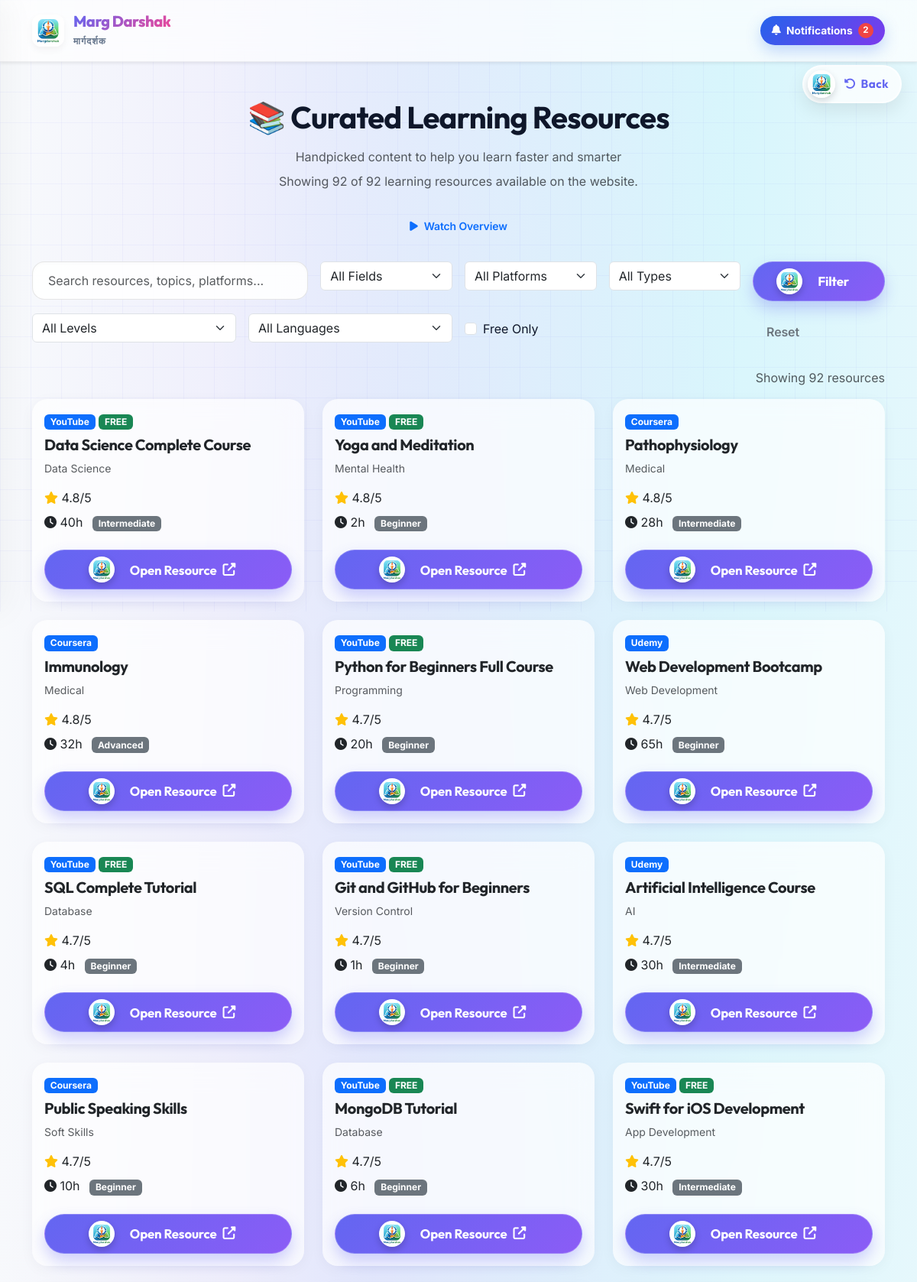
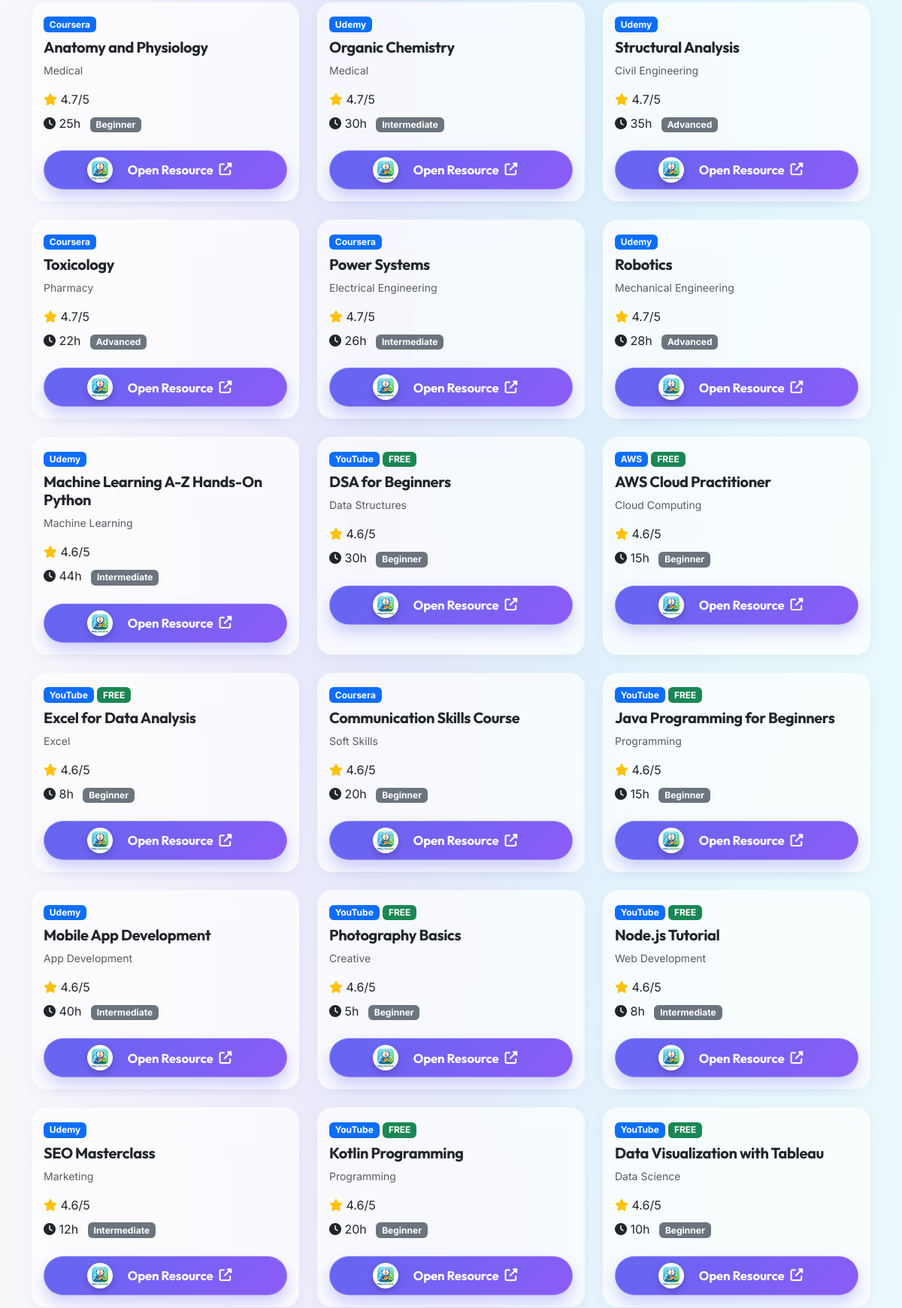
/skill (signed in, upper part), run on the app's committed database (2 pictures, top to bottom).
### tables this page shows
CREATE TABLE "learning_resources" (
"title" TEXT,
  "topic" TEXT,
  "platform" TEXT,
  "resource_type" TEXT,
  "url" TEXT,
  "difficulty" TEXT,
  "duration_hours" INTEGER,
  "quality_score" REAL,
  "language" TEXT,
  "is_free" INTEGER
);

### app.py (the view, shortened to what this page needs)
@app.route('/skill')
@login_required
def skill_home():
    try:
        conn = get_db_connection()
        count = conn.execute('SELECT COUNT(*) as count FROM learning_resources').fetchone()['count']
        total_resources = conn.execute('SELECT COUNT(*) as count FROM learning_resources').fetchone()['count']
        topics = conn.execute('SELECT DISTINCT topic FROM learning_resources ORDER BY topic').fetchall()
        platforms = conn.execute('SELECT DISTINCT platform FROM learning_resources ORDER BY platform').fetchall()
        languages = conn.execute('SELECT DISTINCT language FROM learning_resources ORDER BY language').fetchall()
        resource_types = conn.execute('SELECT DISTINCT resource_type FROM learning_resources ORDER BY resource_type').fetchall()
        resources = conn.execute('SELECT * FROM learning_resources ORDER BY quality_score DESC').fetchall()
        conn.close()
        topic_list = [row['topic'] for row in topics]
        platform_list = [row['platform'] for row in platforms]
        language_list = [row['language'] for row in languages]
        resource_type_list = [row['resource_type'] for row in resource_types]
        resource_list = [dict(row) for row in resources]
        return render_template('skill/browse.html',
                             topics=topic_list,
                             platforms=platform_list,
                             languages=language_list,
                             resource_types=resource_type_list,
                             resources=resource_list,
                             total_resources=total_resources,
                             selected_topic='all',
                             selected_difficulty='all',
                             selected_platform='all',
                             selected_language='all',
                             selected_resource_type='all',
                             free_only=False,
                             search='')
    except Exception as e:
        print(f"Skill home error: {e}")
        return f"<h2>Error: {e}</h2><a href='/'>Back to Home</a>", 500

### app.py (called while the page is built)
def login_required(f):
    @wraps(f)
    def decorated_function(*args, **kwargs):
        if not getattr(g, 'current_user', None):
            flash('Please log in to access this feature.', 'warning')
            return redirect(url_for('login'))
        return f(*args, **kwargs)
    return decorated_function

def get_db_connection():
    conn = sqlite3.connect(DB_PATH)
    conn.row_factory = sqlite3.Row
    return conn

@app.before_request
def load_current_user():
    user_id = session.get('user_id')
    if user_id:
        try:
            conn = get_db_connection()
            user = conn.execute('SELECT id, username, email FROM users WHERE id = ?', (user_id,)).fetchone()
            conn.close()
            if user:
                from flask import g
                g.current_user = dict(user)
            else:
                session.pop('user_id', None)
        except Exception:
            session.pop('user_id', None)

### templates/skill/browse.html (shortened to what this page needs)
{% extends 'base.html' %}
{% block content %}
<div class="container my-5">
  <h1 class="text-center mb-3">📚 Curated Learning Resources</h1>
<p class="text-center text-muted mb-2">Handpicked content to help you learn faster and smarter</p>
<p class="text-center text-muted mb-4">Showing {{ resources|length }} of {{ total_resources }} learning resources available on the website.</p>
<div class="text-center mb-4">
  <button class="btn btn-outline-primary btn-sm" onclick="toggleLearningVideo()">
    <i class="fas fa-play"></i> Watch Overview
  </button>
</div>
    <div class="row mb-4">
        <div class="col-md-12">
            <form action="/skill/browse" method="get" class="row g-3">
                <div class="col-md-4">
                    <input type="search" name="search" class="form-control" placeholder="Search resources, topics, platforms..." value="{{ search }}">
                </div>
                <div class="col-md-2">
                    <select name="topic" class="form-select">
                        <option value="all">All Fields</option>
                    </select>
                </div>
                <div class="col-md-2">
                    <select name="platform" class="form-select">
                        <option value="all">All Platforms</option>
                    </select>
                </div>
                <div class="col-md-2">
                    <select name="resource_type" class="form-select">
                        <option value="all">All Types</option>
                    </select>
                </div>
                <div class="col-md-2 d-grid">
                    <button type="submit" class="btn btn-primary">Filter</button>
                </div>
                <div class="col-md-3">
                    <select name="difficulty" class="form-select">
                        <option value="all">All Levels</option>
                    </select>
                </div>
                <div class="col-md-3">
                    <select name="language" class="form-select">
                        <option value="all">All Languages</option>
                    </select>
                </div>
                <div class="col-md-3">
                    <div class="form-check mt-2">
                        <input class="form-check-input" type="checkbox" name="free" value="true" id="freeOnly" {% if free_only %}checked{% endif %}>
                        <label class="form-check-label" for="freeOnly">Free Only</label>
                    </div>
                </div>
                <div class="col-md-3">
                    <a href="/skill/browse" class="btn btn-outline-secondary w-100">Reset</a>
                </div>
            </form>
        </div>
    </div>
    <div class="row mb-3">
        <div class="col text-end text-muted">
            Showing {{ resources|length }} resource{{ 's' if resources|length != 1 else '' }}
        </div>
    </div>
    <div class="row">
        {% if resources %}
            {% for resource in resources %}
            <div class="col-md-4 mb-4">
                <div class="card h-100 hover-card">
                    <div class="card-body">
                        <span class="badge bg-primary mb-2">{{ resource.platform }}</span>
                        {% if resource.is_free %}
                        <span class="badge bg-success mb-2">FREE</span>
                        {% endif %}
                        <h5 class="card-title">{{ resource.title }}</h5>
                        <p class="text-muted small">{{ resource.topic }}</p>
                        <div class="mb-2">
                            <i class="fas fa-star text-warning"></i> {{ resource.quality_score }}/5
                        </div>
                        <div class="mb-2">
                            <i class="fas fa-clock"></i> {{ resource.duration_hours }}h
                            <span class="badge bg-secondary ms-2">{{ resource.difficulty }}</span>
                        </div>
                        <a href="{{ resource.url }}" target="_blank" class="btn btn-primary w-100 mt-3">
                            Open Resource <i class="fas fa-external-link-alt"></i>
                        </a>
                    </div>
                </div>
            </div>
            {% endfor %}
        {% else %}
            <div class="col-12 text-center">
                <p class="lead">No resources found. Try different filters.</p>
            </div>
        {% endif %}
    </div>
</div>
{% endblock %}

### static/css/style.css (style rules this page uses)
:root { --brand-50: #f5f3ff; --brand-100: #ede9fe; --brand-500: #8b5cf6; --brand-600: #7c3aed; --brand-700: #6d28d9; --gradient-hero: linear-gradient(135deg, #fdfbfb 0%, #ebedee 100%); --gradient-hero-dark: linear-gradient(135deg, #0f172a 0%, #1e1b4b 100%); --gradient-primary: linear-gradient(135deg, #6366f1 0%, #ec4899 100%); --gradient-success: linear-gradient(135deg, #10b981 0%, #059669 100%); --gradient-warning: linear-gradient(135deg, #f59e0b 0%, #d97706 100%); --gradient-danger: linear-gradient(135deg, #ef4444 0%, #b91c1c 100%); --bg-page: #f8fafc; --bg-surface: rgba(255, 255, 255, 0.7); --border-subtle: rgba(255, 255, 255, 0.5); --text-main: #0f172a; --text-muted: #64748b; --shadow-soft: 0 4px 20px -2px rgba(0, 0, 0, 0.05); --shadow-float: 0 20px 40px -4px rgba(99, 102, 241, 0.15); }
body { font-family: 'Inter', sans-serif; background-color: var(--bg-page); background-image: radial-gradient(at 40% 20%, hsla(250,100%,74%,0.15) 0px, transparent 50%), radial-gradient(at 80% 0%, hsla(189,100%,56%,0.15) 0px, transparent 50%), radial-gradient(at 0% 50%, hsla(355,100%,93%,0.1) 0px, transparent 50%); background-size: 100% 100%; color: var(--text-main); min-height: 100vh; background-attachment: fixed; overflow-x: hidden; position: relative; }
body::before { content: ''; position: fixed; top: 0; left: 0; width: 100vw; height: 100vh; background-image: linear-gradient(to right, rgba(99, 102, 241, 0.05) 1px, transparent 1px), linear-gradient(to bottom, rgba(99, 102, 241, 0.05) 1px, transparent 1px); background-size: 40px 40px; z-index: -1; pointer-events: none; }
html { scrollbar-width: none; }
h1, h2, h3, h4, h5, h6, .card-title, .modal-title { font-family: 'Outfit', sans-serif; letter-spacing: -0.02em; font-weight: 700; }
.glass-card, .card, .modal-content { background: var(--bg-surface); backdrop-filter: blur(16px); -webkit-backdrop-filter: blur(16px); border: 1px solid rgba(0, 0, 0, 0.06); box-shadow: var(--shadow-soft); border-radius: 20px; transition: all 0.4s cubic-bezier(0.16, 1, 0.3, 1); }
.btn-primary { display: inline-flex !important; align-items: center; justify-content: center; padding: 8px 24px 8px 8px !important; background: linear-gradient(135deg, #6366f1, #8b5cf6) !important; border-radius: 40px !important; box-shadow: 0 10px 20px rgba(99, 102, 241, 0.3) !important; color: white !important; font-family: 'Outfit', sans-serif !important; font-weight: 700 !important; font-size: 1.05rem !important; position: relative; transition: all 0.3s cubic-bezier(0.16, 1, 0.3, 1) !important; border: 1px solid rgba(255,255,255,0.2) !important; transform-style: preserve-3d; text-transform: none !important; letter-spacing: 0.5px; }
.btn-primary::before { content: ''; display: block; width: 34px; height: 34px; min-width: 34px; border-radius: 50%; background-image: url('/static/icon-192.png'); background-size: cover; box-shadow: 0 4px 10px rgba(0,0,0,0.2); transform: translateZ(20px); transition: transform 0.4s cubic-bezier(0.16, 1, 0.3, 1); margin-right: 12px; }
.btn { border-radius: 9999px; padding: 0.75rem 1.5rem; font-weight: 600; letter-spacing: -0.01em; transition: all 0.2s ease; border: none; display: inline-flex; align-items: center; justify-content: center; gap: 0.5rem; }
.btn-primary { background: var(--gradient-primary); color: white; box-shadow: 0 4px 14px 0 rgba(139, 92, 246, 0.39); }
.form-control { background: rgba(255, 255, 255, 0.9); border: 1px solid rgba(0, 0, 0, 0.1); border-radius: 16px; padding: 0.75rem 1.25rem; box-shadow: 0 2px 4px rgba(0, 0, 0, 0.02) inset; transition: all 0.2s ease; }
.card { border-radius: 20px; border: none; box-shadow: var(--shadow-soft); }

### templates/base.html (style rules this page uses)
body { transition: background-color 0.3s ease, color 0.3s ease; }

### data on the page
learning_resources: platform "YouTube", is_free "FREE", title "Data Science Complete Course", topic "Data Science", quality_score "4.8", duration_hours "40", difficulty "Intermediate"
learning_resources: platform "YouTube", is_free "FREE", title "Yoga and Meditation", topic "Mental Health", quality_score "4.8", duration_hours "2", difficulty "Beginner"
learning_resources: platform "Coursera", title "Pathophysiology", topic "Medical", quality_score "4.8", duration_hours "28", difficulty "Intermediate"
learning_resources: platform "Coursera", title "Immunology", topic "Medical", quality_score "4.8", duration_hours "32", difficulty "Advanced"
learning_resources: platform "YouTube", is_free "FREE", title "Python for Beginners Full Course", topic "Programming", quality_score "4.7", duration_hours "20", difficulty "Beginner"
learning_resources: platform "Udemy", title "Web Development Bootcamp", topic "Web Development", quality_score "4.7", duration_hours "65", difficulty "Beginner"
learning_resources: platform "YouTube", is_free "FREE", title "SQL Complete Tutorial", topic "Database", quality_score "4.7", duration_hours "4", difficulty "Beginner"
learning_resources: platform "YouTube", is_free "FREE", title "Git and GitHub for Beginners", topic "Version Control", quality_score "4.7", duration_hours "1", difficulty "Beginner"
learning_resources: platform "Udemy", title "Artificial Intelligence Course", topic "AI", quality_score "4.7", duration_hours "30", difficulty "Intermediate"
learning_resources: platform "Coursera", title "Public Speaking Skills", topic "Soft Skills", quality_score "4.7", duration_hours "10", difficulty "Beginner"
learning_resources: platform "YouTube", is_free "FREE", title "MongoDB Tutorial", topic "Database", quality_score "4.7", duration_hours "6", difficulty "Beginner"
learning_resources: platform "YouTube", is_free "FREE", title "Swift for iOS Development", topic "App Development", quality_score "4.7", duration_hours "30", difficulty "Intermediate"
learning_resources: platform "Coursera", title "Anatomy and Physiology", topic "Medical", quality_score "4.7", duration_hours "25", difficulty "Beginner"
learning_resources: platform "Udemy", title "Organic Chemistry", topic "Medical", quality_score "4.7", duration_hours "30", difficulty "Intermediate"
learning_resources: platform "Udemy", title "Structural Analysis", topic "Civil Engineering", quality_score "4.7", duration_hours "35", difficulty "Advanced"
learning_resources: platform "Coursera", title "Toxicology", topic "Pharmacy", quality_score "4.7", duration_hours "22", difficulty "Advanced"
learning_resources: platform "Coursera", title "Power Systems", topic "Electrical Engineering", quality_score "4.7", duration_hours "26", difficulty "Intermediate"
learning_resources: platform "Udemy", title "Robotics", topic "Mechanical Engineering", quality_score "4.7", duration_hours "28", difficulty "Advanced"
learning_resources: platform "Udemy", title "Machine Learning A-Z Hands-On Python", topic "Machine Learning", quality_score "4.6", duration_hours "44", difficulty "Intermediate"
learning_resources: platform "YouTube", is_free "FREE", title "DSA for Beginners", topic "Data Structures", quality_score "4.6", duration_hours "30", difficulty "Beginner"
learning_resources: platform "AWS", is_free "FREE", title "AWS Cloud Practitioner", topic "Cloud Computing", quality_score "4.6", duration_hours "15", difficulty "Beginner"
learning_resources: platform "YouTube", is_free "FREE", title "Excel for Data Analysis", topic "Excel", quality_score "4.6", duration_hours "8", difficulty "Beginner"
learning_resources: platform "Coursera", title "Communication Skills Course", topic "Soft Skills", quality_score "4.6", duration_hours "20", difficulty "Beginner"
learning_resources: platform "YouTube", is_free "FREE", title "Java Programming for Beginners", topic "Programming", quality_score "4.6", duration_hours "15", difficulty "Beginner"
learning_resources: platform "Udemy", title "Mobile App Development", topic "App Development", quality_score "4.6", duration_hours "40", difficulty "Intermediate"
learning_resources: platform "YouTube", is_free "FREE", title "Photography Basics", topic "Creative", quality_score "4.6", duration_hours "5", difficulty "Beginner"
learning_resources: platform "YouTube", is_free "FREE", title "Node.js Tutorial", topic "Web Development", quality_score "4.6", duration_hours "8", difficulty "Intermediate"
learning_resources: platform "Udemy", title "SEO Masterclass", topic "Marketing", quality_score "4.6", duration_hours "12", difficulty "Intermediate"
learning_resources: platform "YouTube", is_free "FREE", title "Kotlin Programming", topic "Programming", quality_score "4.6", duration_hours "20", difficulty "Beginner"
learning_resources: platform "YouTube", is_free "FREE", title "Data Visualization with Tableau", topic "Data Science", quality_score "4.6", duration_hours "10", difficulty "Beginner"

### other printed values
{{ resources|length }} "92"
{{ total_resources }} "92"
{{ 's' if resources|length != 1 else '' }} "s"
